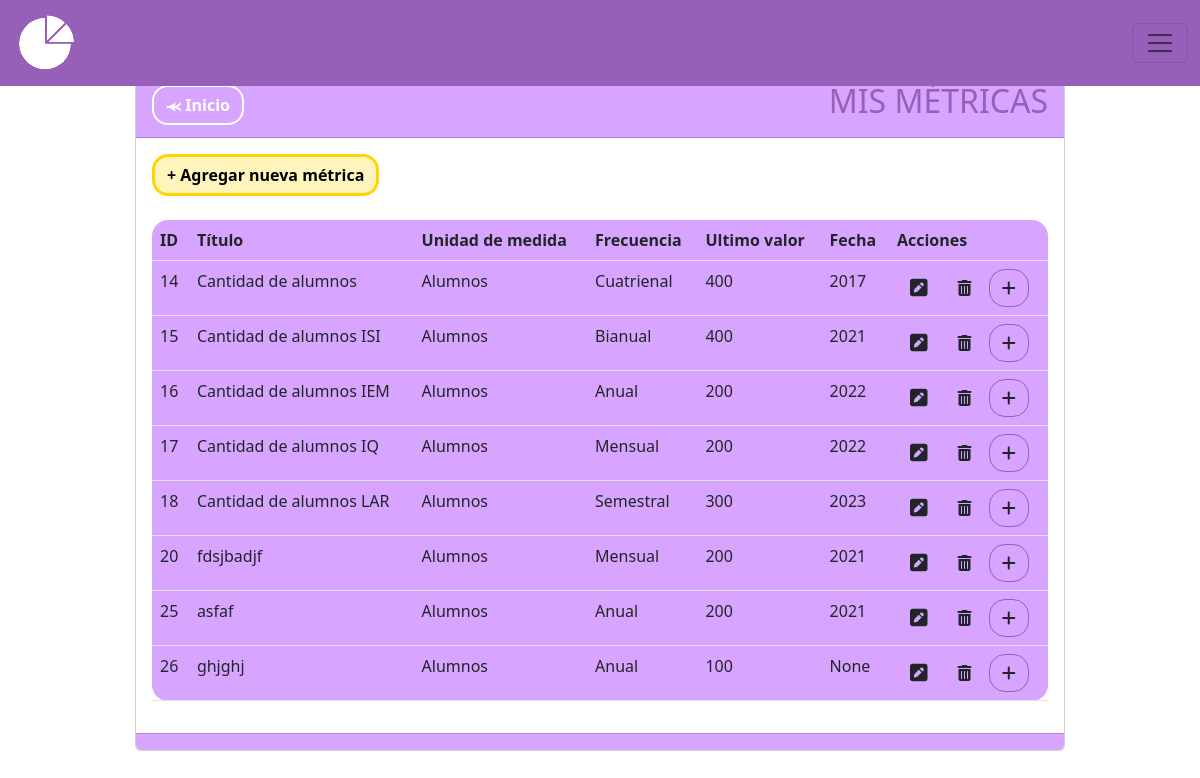
/metricas, run on an earlier commit of the app's database.
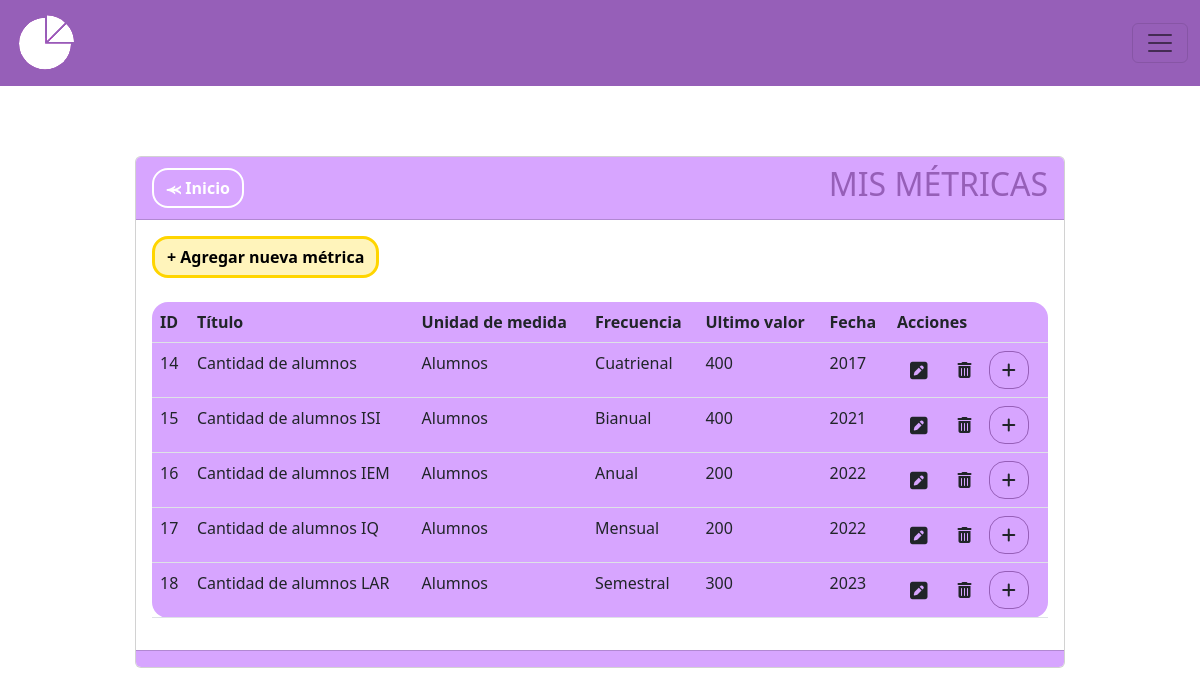
And on a later commit of the database.
### MIReApp/models.py (models this page shows, shortened)
class Metrica(models.Model):
    id = models.AutoField(primary_key=True)
    titulo = models.CharField(max_length=100,
                              verbose_name='Título',
                              unique= True,
                              validators= [
                                  RegexValidator(regex= r'^[a-zA-Z\s]*$',
                                                 message="El nombre no puede contener caracteres especiales.",
                                                 code='invalid_nombre')
                              ])
    descripcion = models.TextField(max_length=100, verbose_name='Descripción', blank=True, null=True)
    unidad_medida = models.CharField(max_length=100,
                                        verbose_name='Unidad de Medida',
                                        validators= [
                                            RegexValidator(regex= r'^[a-zA-Z\s]*$',
                                                            message="La unidad de medida no puede contener caracteres especiales",
                                                            code='invalid_nombre')
                                        ])
    valor = models.IntegerField(verbose_name='Valor', validators=[MinValueValidator(0, message="El valor no puede ser negativo")], default=0)
    frecuencia = models.CharField(max_length=10, choices=FRECUENCIAS)
    year = models.PositiveIntegerField(
        verbose_name='Ingrese año:',
        validators=[validate_year]
    )
    month = models.CharField(max_length=10, verbose_name='Ingrese mes:', choices=MESES, blank=True, null=True)
    semestral = models.CharField(max_length=15, verbose_name='Ingrese semestre:', choices=SEMESTRES, blank=True, null=True,)
    year2 = models.PositiveIntegerField(
        blank=True,
        null=True,
        verbose_name='Segundo año',
    )

### MIReApp/views.py (the view)
# urls.py: path('metricas', views.metricas, name='metricas'),
def metricas(request):
    metricas = Metrica.objects.all()
    ultimos_valores = list()
    for u in metricas:
        if HistorialMetrica.objects.filter(metrica=u.id).order_by('año_historico'):
            t = list(HistorialMetrica.objects.filter(metrica=u.id).order_by('año_historico'))[-1]
            u.valor = str(t.valor_historico)
            u.year = str(t.año_historico)
    return render(request, 'metricas/index.html', {'metrica': metricas})

### MIReApp/templates/metricas/index.html (shortened to what this page needs)
{% extends "base.html" %}
{% block contenido %}
<center>
    <link rel="stylesheet" href="https://cdnjs.cloudflare.com/ajax/libs/font-awesome/6.4.2/css/all.min.css">
    <div class="col-md-10 card" style="text-align: left;">
        <div class="card-header" style="background-color: #D7A5FF;">
            <div style="display: flex; justify-content: space-between; align-items: center;">
                <span><a href="{% url 'inicio' %}" class="btn btn-secondary rounded-4 fw-bold" style="background-color: transparent; color: #ffff;border-color: #ffff;border-width: 2px;">⪻ Inicio</a></span>
                <span><h2 style="color: #965FB8">MIS MÉTRICAS</h2></span>
            </div>
        </div>
        <div class="card-body">
            <a name="" id="" class="btn fw-bold rounded-4" style="background-color: #fff4bb;color: #000000;border-color: #ffd500;border-width: 3px;" href="{% url 'crear' %}">+ Agregar nueva métrica</a>
            <br>
            <br>
            <div class="table-responsive">
                <table class="table rounded-4" style="background-color: #D7A5FF;">
                    <thead>
                        <tr>
                            <th scope="col">ID</th>
                            <th scope="col">Título</th>
                            <th scope="col">Unidad de medida</th>
                            <th scope="col">Frecuencia</th>
                            <th scope="col">Ultimo valor</th>
                            <th scope="col">Fecha</th>
                            <th scope="col">Acciones</th>
                        </tr>
                    </thead>
                    <tbody>
                        {% for metri in metrica %}
                        <tr class="">
                            <td scope="row">{{ metri.id }}</td>
                            <td>{{ metri.titulo }}</td>
                            <td>{{ metri.unidad_medida }}</td>
                            <td>{{ metri.frecuencia }}</td>
                            <td>{{ metri.valor }}</td>
                            <td>{{ metri.year }}</td>
                            <td>
                                <a name="" id="" class="btn" href="{% url 'editar' metri.id %}"><i class="fa-solid fa-square-pen fa-lg"></i></a>
                                <a name="" id="" class="btn" href="{% url 'eliminar' metri.id %}" role="button"><i class="fa-solid fa-trash-can"></i></a>
                                <a name="" id="" class="btn rounded-4" style="border-color: #965FB8" href="{% url 'historial_metrica' metri.id %}"><i class="fa-solid fa-plus"></i></a>
                            </td>
                        </tr>
                        {% endfor %}
                    </tbody>
                </table>
            </div>
        </div>
        <div class="card-footer text-muted" style="background-color: #D7A5FF;">
        </div>
    </div>
</center>
{% endblock %}

What changed in the data, as far as the page shows it:
removed Metrica: id "20", titulo "fdsjbadjf", unidad_medida "Alumnos", frecuencia "Mensual", valor "200", year "2021"
removed Metrica: id "25", titulo "asfaf", unidad_medida "Alumnos", frecuencia "Anual", valor "200", year "2021"
removed Metrica: id "26", titulo "ghjghj", unidad_medida "Alumnos", frecuencia "Anual", valor "100", year "None"
